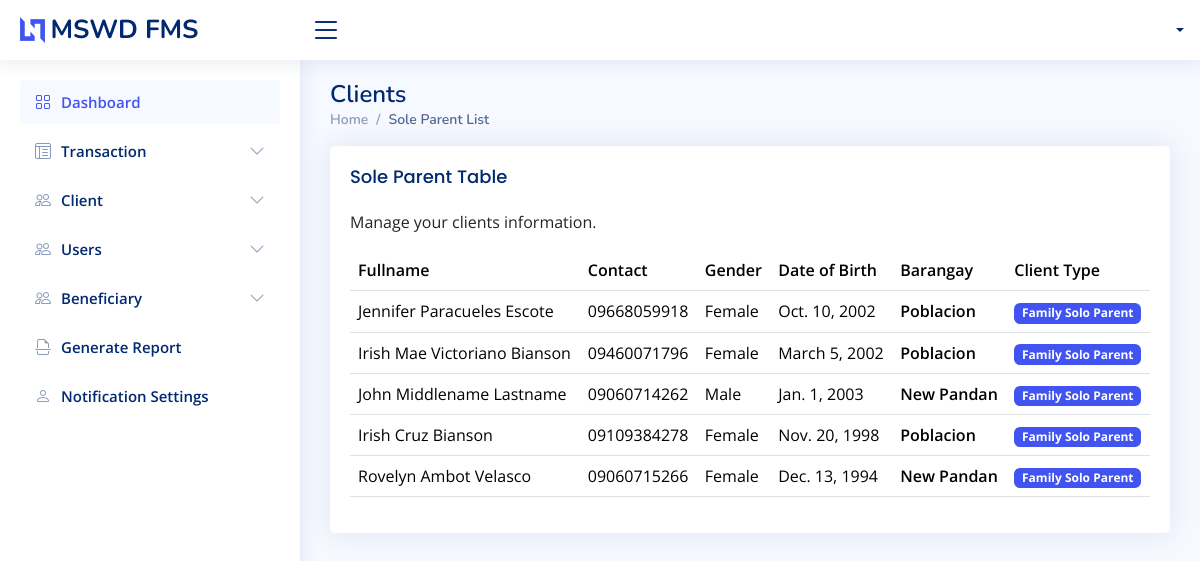
/sole_parent/list, run on an earlier commit of the app's database.
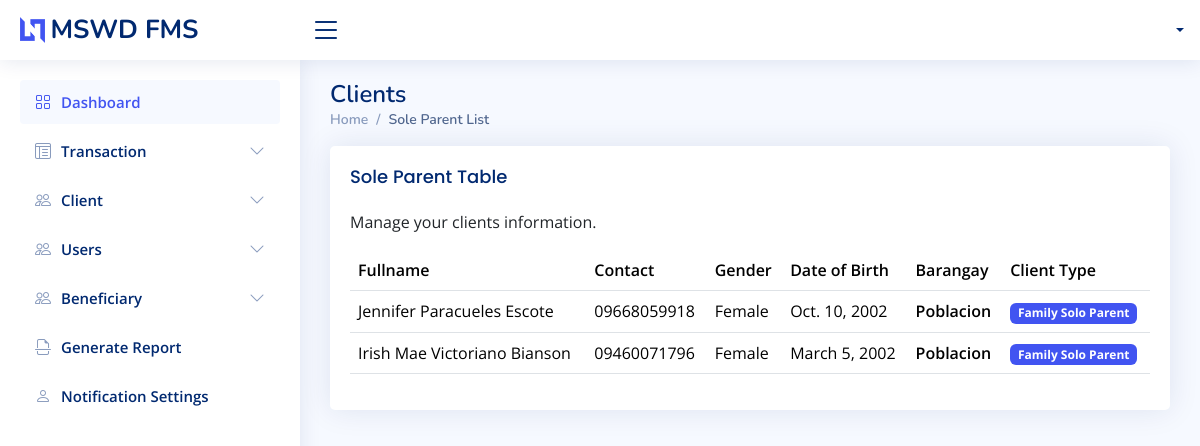
And on a later commit of the database.
### app/models.py (models this page shows, shortened)
class Client(models.Model):
    MARITAL_STATUS = (
        ("Single", "Single"),
        ("Married", "Married"),
        ("Divorced", "Divorced"),
        ("Widowed", "Widowed"),
        ("Annulled", "Annulled"),
    )
    CLIENT_TYPE = (
        ("Senior Citizen", "Senior Citizen"),
        ("Family Solo Parent", "Family Solo Parent"),
        ("PWD", "PWD"),
    )
    first_name = models.CharField(max_length=50, unique=False, db_index=True)
    middle_name = models.CharField(max_length=50, unique=False, db_index=True, blank=True, null=True, help_text="Optional middle name")
    last_name = models.CharField(max_length=50, unique=False, db_index=True)
    contact_number = models.CharField(max_length=50, unique=True, db_index=True)
    gender = models.CharField(
        max_length=10, db_index=True, choices=(("Male", "Male"), ("Female", "Female"))
    )
    marital_status = models.CharField(
        max_length=50, db_index=True, choices=MARITAL_STATUS
    )
    birth_date = models.DateField(auto_now_add=False, null=False, db_index=True)
    barangay = models.CharField(max_length=255, null=False, db_index=True)
    address = models.TextField(max_length=255, null=False)
    client_type = models.CharField(max_length=50, choices=CLIENT_TYPE)
    date_added = models.DateTimeField(auto_now_add=True)
    who_will_claim = models.CharField(max_length=255, null=True, blank=True)
    def get_fullname(self):
        middle_initial = (
            self.middle_name.split()[0].capitalize() if self.middle_name else ""
        )
        return f"{self.first_name} {middle_initial} {self.last_name}".strip()
    class Meta:
        verbose_name = 'Client'
        verbose_name_plural = 'Clients'

### app/views.py (the view)
# urls.py: path('sole_parent/list', SoleParentView.as_view(), name="sole_parent"),
class SoleParentView(View):
    template_name = 'view_templates/sole_parent.html'
    def get(self, request):
        context = {}
        context['clients'] = Client.objects.filter(
            client_type=Client.CLIENT_TYPE[1][0]
        )
        return render(request, self.template_name, context)

### app/templates/view_templates/sole_parent.html (shortened to what this page needs)
{% extends './../includes/base.html' %}
{% block content %}
<div class="pagetitle">
    <h1>Clients</h1>
    <nav>
        <ol class="breadcrumb">
            <li class="breadcrumb-item">
                <a href="{% url 'dashboard' %}">Home</a>
            </li>
            <li class="breadcrumb-item active">Sole Parent List</li>
        </ol>
    </nav>
</div>
<section class="section">
    <div class="row">
        <div class="col-lg-12">
            <div class="card">
                <div class="card-body">
                    <div class="d-flex justify-content-between align-items-center">
                        <div>
                            <h5 class="card-title">Sole Parent Table</h5>
                            <p>Manage your clients information.</p>
                        </div>
                    </div>
                    <div class="table-responsive">
                        <table class="table datatable">
                            <thead>
                                <tr>
                                    <th>Fullname</th>
                                    <th>Contact</th>
                                    <th>Gender</th>
                                    <th>Date of Birth</th>
                                    <th>Barangay</th>
                                    <th>Client Type</th>
                                </tr>
                            </thead>
                            <tbody>
                                {% for item in clients %}
                                <tr>
                                    <td>{{ item.get_fullname }}</td>
                                    <td>{{ item.contact_number }}</td>
                                    <td>{{ item.gender }}</td>
                                    <td>{{ item.birth_date }}</td>
                                    <th>{{ item.barangay }}</th>
                                    <th>
                                        <div class="badge bg-primary">
                                            {{ item.client_type }}
                                        </div>
                                    </th>
                                </tr>
                                {% endfor %}
                            </tbody>
                        </table>
                    </div>
                </div>
            </div>
        </div>
    </div>
</section>
{% endblock %}

What changed in the data, as far as the page shows it:
removed Client: get_fullname "John Middlename Lastname", contact_number "09060714262", gender "Male", birth_date "Jan. 1, 2003", barangay "New Pandan", client_type "Family Solo Parent"
removed Client: get_fullname "Irish Cruz Bianson", contact_number "09109384278", gender "Female", birth_date "Nov. 20, 1998", barangay "Poblacion", client_type "Family Solo Parent"
removed Client: get_fullname "Rovelyn Ambot Velasco", contact_number "09060715266", gender "Female", birth_date "Dec. 13, 1994", barangay "New Pandan", client_type "Family Solo Parent"
